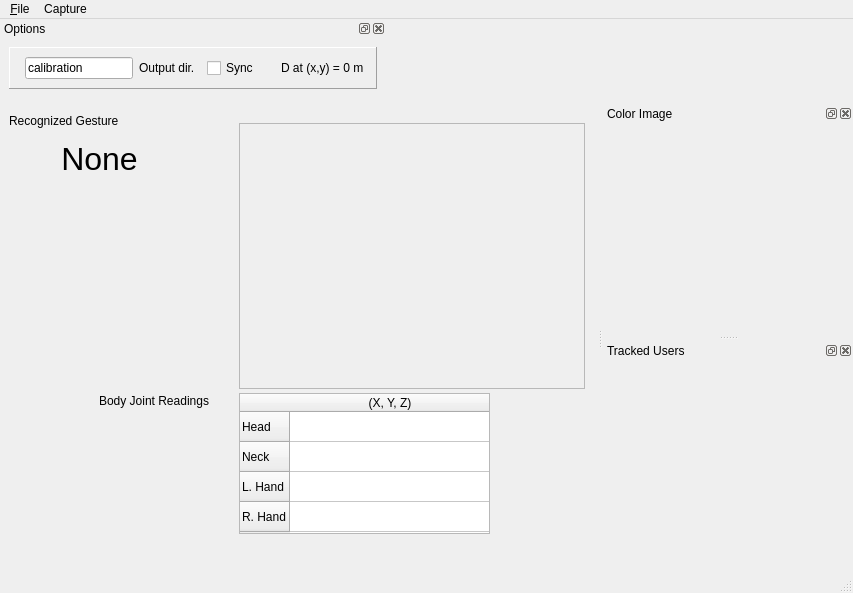
<?xml version="1.0" encoding="UTF-8"?>
<ui version="4.0">
 <class>RawImagesWindow</class>
 <widget class="QMainWindow" name="RawImagesWindow">
  <property name="geometry">
   <rect>
    <x>0</x>
    <y>0</y>
    <width>853</width>
    <height>593</height>
   </rect>
  </property>
  <property name="sizePolicy">
   <sizepolicy hsizetype="Expanding" vsizetype="Expanding">
    <horstretch>0</horstretch>
    <verstretch>0</verstretch>
   </sizepolicy>
  </property>
  <property name="windowTitle">
   <string>RGB-D Capture</string>
  </property>
  <widget class="QWidget" name="centralwidget">
   <layout class="QHBoxLayout" name="horizontalLayout">
    <item>
     <widget class="QWidget" name="Readings" native="true">
      <widget class="QTableWidget" name="joints">
       <property name="geometry">
        <rect>
         <x>230</x>
         <y>280</y>
         <width>251</width>
         <height>141</height>
        </rect>
       </property>
       <property name="verticalScrollBarPolicy">
        <enum>Qt::ScrollBarAlwaysOff</enum>
       </property>
       <property name="horizontalScrollBarPolicy">
        <enum>Qt::ScrollBarAlwaysOff</enum>
       </property>
       <property name="rowCount">
        <number>4</number>
       </property>
       <property name="columnCount">
        <number>1</number>
       </property>
       <attribute name="horizontalHeaderDefaultSectionSize">
        <number>200</number>
       </attribute>
       <attribute name="verticalHeaderDefaultSectionSize">
        <number>30</number>
       </attribute>
       <row>
        <property name="text">
         <string>Head</string>
        </property>
       </row>
       <row>
        <property name="text">
         <string>Neck</string>
        </property>
       </row>
       <row>
        <property name="text">
         <string>L. Hand</string>
        </property>
       </row>
       <row>
        <property name="text">
         <string>R. Hand</string>
        </property>
       </row>
       <column>
        <property name="text">
         <string>(X, Y, Z)</string>
        </property>
       </column>
      </widget>
      <widget class="QLabel" name="label_2">
       <property name="geometry">
        <rect>
         <x>90</x>
         <y>280</y>
         <width>141</width>
         <height>16</height>
        </rect>
       </property>
       <property name="text">
        <string>Body Joint Readings</string>
       </property>
      </widget>
      <widget class="QLabel" name="label_3">
       <property name="geometry">
        <rect>
         <x>0</x>
         <y>0</y>
         <width>131</width>
         <height>16</height>
        </rect>
       </property>
       <property name="text">
        <string>Recognized Gesture</string>
       </property>
      </widget>
      <widget class="QLabel" name="gesture">
       <property name="geometry">
        <rect>
         <x>10</x>
         <y>30</y>
         <width>161</width>
         <height>31</height>
        </rect>
       </property>
       <property name="font">
        <font>
         <pointsize>24</pointsize>
        </font>
       </property>
       <property name="text">
        <string>None</string>
       </property>
       <property name="alignment">
        <set>Qt::AlignCenter</set>
       </property>
      </widget>
      <widget class="QFrame" name="frame_2">
       <property name="geometry">
        <rect>
         <x>230</x>
         <y>10</y>
         <width>346</width>
         <height>266</height>
        </rect>
       </property>
       <property name="sizePolicy">
        <sizepolicy hsizetype="Preferred" vsizetype="Fixed">
         <horstretch>0</horstretch>
         <verstretch>0</verstretch>
        </sizepolicy>
       </property>
       <property name="frameShape">
        <enum>QFrame::StyledPanel</enum>
       </property>
       <property name="frameShadow">
        <enum>QFrame::Raised</enum>
       </property>
       <layout class="QVBoxLayout" name="verticalLayout">
        <item>
         <widget class="ntk::ImageWidget" name="depthView" native="true">
          <property name="minimumSize">
           <size>
            <width>320</width>
            <height>240</height>
           </size>
          </property>
          <property name="focusPolicy">
           <enum>Qt::ClickFocus</enum>
          </property>
         </widget>
        </item>
       </layout>
      </widget>
     </widget>
    </item>
   </layout>
  </widget>
  <widget class="QMenuBar" name="menubar">
   <property name="geometry">
    <rect>
     <x>0</x>
     <y>0</y>
     <width>853</width>
     <height>22</height>
    </rect>
   </property>
   <widget class="QMenu" name="menuFile">
    <property name="title">
     <string>&amp;File</string>
    </property>
    <addaction name="action_GrabOneFrame"/>
    <addaction name="action_GrabFrames"/>
    <addaction name="action_Screen_capture_mode"/>
    <addaction name="separator"/>
    <addaction name="action_Quit"/>
   </widget>
   <widget class="QMenu" name="menuCapture">
    <property name="title">
     <string>Capture</string>
    </property>
    <addaction name="actionPause"/>
    <addaction name="actionNext_frame"/>
   </widget>
   <addaction name="menuFile"/>
   <addaction name="menuCapture"/>
  </widget>
  <widget class="QStatusBar" name="statusbar"/>
  <widget class="QDockWidget" name="dockWidget">
   <property name="sizePolicy">
    <sizepolicy hsizetype="Expanding" vsizetype="Expanding">
     <horstretch>0</horstretch>
     <verstretch>0</verstretch>
    </sizepolicy>
   </property>
   <property name="minimumSize">
    <size>
     <width>250</width>
     <height>225</height>
    </size>
   </property>
   <property name="windowTitle">
    <string>Color Image</string>
   </property>
   <attribute name="dockWidgetArea">
    <number>2</number>
   </attribute>
   <widget class="QWidget" name="dockWidgetContents">
    <property name="minimumSize">
     <size>
      <width>160</width>
      <height>120</height>
     </size>
    </property>
    <layout class="QHBoxLayout" name="horizontalLayout_3">
     <item>
      <widget class="ntk::ImageWidget" name="colorView" native="true">
       <property name="sizePolicy">
        <sizepolicy hsizetype="Preferred" vsizetype="Preferred">
         <horstretch>0</horstretch>
         <verstretch>0</verstretch>
        </sizepolicy>
       </property>
      </widget>
     </item>
    </layout>
   </widget>
  </widget>
  <widget class="QDockWidget" name="dockWidget_2">
   <property name="sizePolicy">
    <sizepolicy hsizetype="Expanding" vsizetype="Expanding">
     <horstretch>0</horstretch>
     <verstretch>0</verstretch>
    </sizepolicy>
   </property>
   <property name="minimumSize">
    <size>
     <width>250</width>
     <height>225</height>
    </size>
   </property>
   <property name="windowTitle">
    <string>Tracked Users</string>
   </property>
   <attribute name="dockWidgetArea">
    <number>2</number>
   </attribute>
   <widget class="QWidget" name="dockWidgetContents_2">
    <property name="minimumSize">
     <size>
      <width>160</width>
      <height>120</height>
     </size>
    </property>
    <layout class="QHBoxLayout" name="horizontalLayout_4">
     <item>
      <widget class="ntk::ImageWidget" name="intensityView" native="true"/>
     </item>
    </layout>
   </widget>
  </widget>
  <widget class="QDockWidget" name="dockWidget_4">
   <property name="windowTitle">
    <string>Options</string>
   </property>
   <attribute name="dockWidgetArea">
    <number>4</number>
   </attribute>
   <widget class="QWidget" name="dockWidgetContents_4">
    <property name="sizePolicy">
     <sizepolicy hsizetype="Fixed" vsizetype="Fixed">
      <horstretch>0</horstretch>
      <verstretch>0</verstretch>
     </sizepolicy>
    </property>
    <layout class="QHBoxLayout" name="horizontalLayout_6">
     <item>
      <widget class="QFrame" name="frame">
       <property name="sizePolicy">
        <sizepolicy hsizetype="Fixed" vsizetype="Fixed">
         <horstretch>0</horstretch>
         <verstretch>0</verstretch>
        </sizepolicy>
       </property>
       <property name="frameShape">
        <enum>QFrame::Panel</enum>
       </property>
       <property name="frameShadow">
        <enum>QFrame::Raised</enum>
       </property>
       <property name="lineWidth">
        <number>1</number>
       </property>
       <layout class="QHBoxLayout" name="horizontalLayout_7">
        <item>
         <widget class="Line" name="line_3">
          <property name="orientation">
           <enum>Qt::Horizontal</enum>
          </property>
         </widget>
        </item>
        <item>
         <widget class="QLineEdit" name="outputDirText">
          <property name="minimumSize">
           <size>
            <width>100</width>
            <height>0</height>
           </size>
          </property>
          <property name="focusPolicy">
           <enum>Qt::ClickFocus</enum>
          </property>
          <property name="text">
           <string>calibration</string>
          </property>
         </widget>
        </item>
        <item>
         <widget class="QLabel" name="label">
          <property name="text">
           <string>Output dir.</string>
          </property>
         </widget>
        </item>
        <item>
         <widget class="Line" name="line_2">
          <property name="orientation">
           <enum>Qt::Horizontal</enum>
          </property>
         </widget>
        </item>
        <item>
         <widget class="QCheckBox" name="syncMode">
          <property name="text">
           <string>Sync</string>
          </property>
          <property name="checked">
           <bool>false</bool>
          </property>
         </widget>
        </item>
        <item>
         <widget class="Line" name="line">
          <property name="orientation">
           <enum>Qt::Horizontal</enum>
          </property>
         </widget>
        </item>
        <item>
         <spacer name="horizontalSpacer">
          <property name="orientation">
           <enum>Qt::Horizontal</enum>
          </property>
          <property name="sizeHint" stdset="0">
           <size>
            <width>10</width>
            <height>20</height>
           </size>
          </property>
         </spacer>
        </item>
        <item>
         <widget class="QLabel" name="distanceLabel">
          <property name="text">
           <string>D at (x,y) = 0 m </string>
          </property>
         </widget>
        </item>
       </layout>
      </widget>
     </item>
    </layout>
   </widget>
  </widget>
  <action name="action_GrabOneFrame">
   <property name="text">
    <string>Grab one frame</string>
   </property>
   <property name="shortcut">
    <string>Ctrl+G</string>
   </property>
  </action>
  <action name="action_Quit">
   <property name="text">
    <string>&amp;Quit</string>
   </property>
   <property name="shortcut">
    <string>Ctrl+Q</string>
   </property>
  </action>
  <action name="action_Show_Object_Detector">
   <property name="checkable">
    <bool>true</bool>
   </property>
   <property name="checked">
    <bool>false</bool>
   </property>
   <property name="text">
    <string>&amp;Object detector</string>
   </property>
  </action>
  <action name="action_3D_View">
   <property name="checkable">
    <bool>true</bool>
   </property>
   <property name="text">
    <string>3D &amp;View</string>
   </property>
  </action>
  <action name="action_Screen_capture_mode">
   <property name="checkable">
    <bool>true</bool>
   </property>
   <property name="enabled">
    <bool>true</bool>
   </property>
   <property name="text">
    <string>&amp;Screen capture mode</string>
   </property>
  </action>
  <action name="action_GrabFrames">
   <property name="checkable">
    <bool>true</bool>
   </property>
   <property name="text">
    <string>Grab all frames</string>
   </property>
  </action>
  <action name="action_Filters">
   <property name="checkable">
    <bool>true</bool>
   </property>
   <property name="text">
    <string>Filters</string>
   </property>
  </action>
  <action name="actionPa10_Controller">
   <property name="checkable">
    <bool>true</bool>
   </property>
   <property name="enabled">
    <bool>false</bool>
   </property>
   <property name="text">
    <string>Pa10 Controller</string>
   </property>
  </action>
  <action name="action_Show_Modeler">
   <property name="checkable">
    <bool>true</bool>
   </property>
   <property name="enabled">
    <bool>false</bool>
   </property>
   <property name="text">
    <string>3D Modeler</string>
   </property>
  </action>
  <action name="actionStep_by_step">
   <property name="text">
    <string>Step by step</string>
   </property>
  </action>
  <action name="actionStep_by_step_2">
   <property name="text">
    <string>Step by step</string>
   </property>
  </action>
  <action name="actionPause">
   <property name="checkable">
    <bool>true</bool>
   </property>
   <property name="text">
    <string>Pause</string>
   </property>
  </action>
  <action name="actionNext_frame">
   <property name="text">
    <string>Next frame</string>
   </property>
   <property name="shortcut">
    <string>Ctrl+Right</string>
   </property>
  </action>
  <action name="actionPedestrians">
   <property name="checkable">
    <bool>true</bool>
   </property>
   <property name="text">
    <string>Pedestrians</string>
   </property>
  </action>
  <action name="actionShow_IR">
   <property name="checkable">
    <bool>true</bool>
   </property>
   <property name="text">
    <string>Show IR</string>
   </property>
  </action>
  <action name="actionDual_RGB_IR_mode">
   <property name="checkable">
    <bool>true</bool>
   </property>
   <property name="text">
    <string>Dual RGB/IR mode</string>
   </property>
  </action>
 </widget>
 <customwidgets>
  <customwidget>
   <class>ntk::ImageWidget</class>
   <extends>QWidget</extends>
   <header location="global">ntk/gui/image_widget.h</header>
   <container>1</container>
  </customwidget>
 </customwidgets>
 <resources/>
 <connections/>
</ui>
